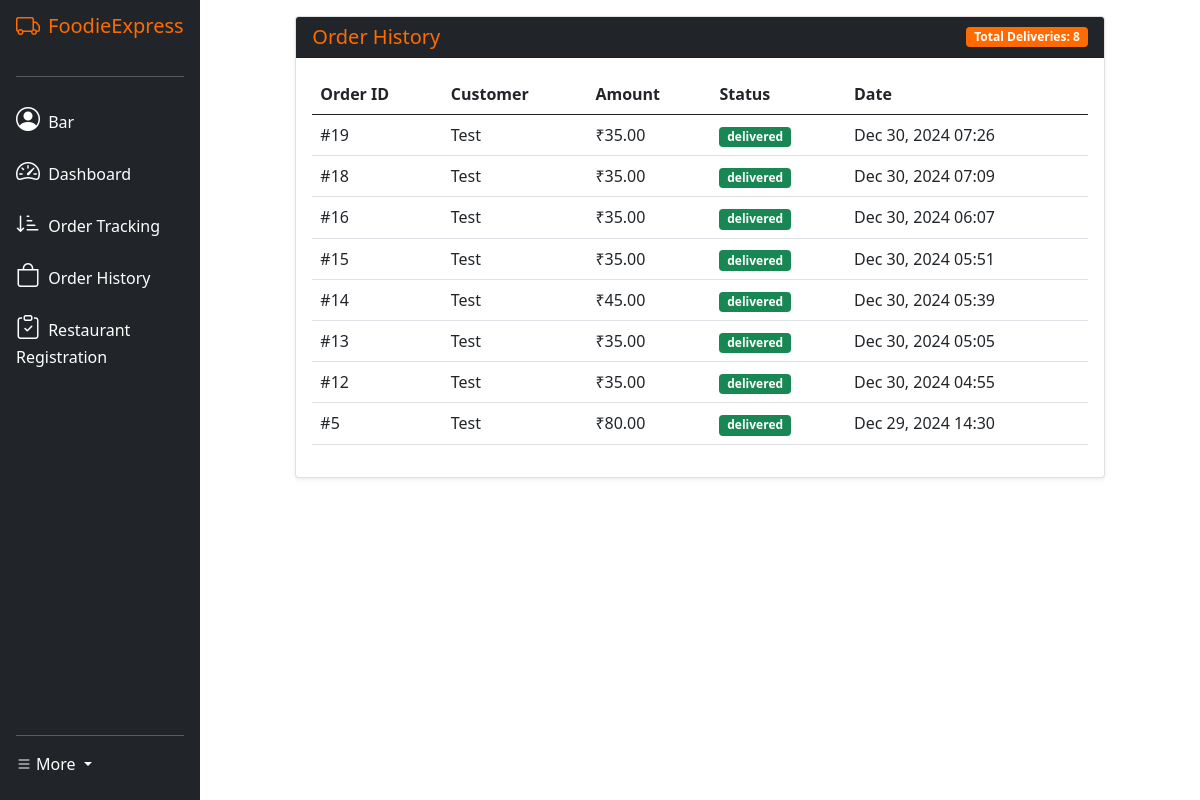
Screenshot of /delivery/orders/ (signed in) with the database file from the repository.
### core/models.py (models this page shows, shortened)
class User(AbstractUser):
    CUSTOMER = 'customer'
    RESTAURANT = 'restaurant'
    DELIVERY_PARTNER = 'delivery_partner'
    USER_TYPE_CHOICES = [
        (CUSTOMER, 'Customer'),
        (RESTAURANT, 'Restaurant'),
        (DELIVERY_PARTNER, 'Delivery Partner'),
    ]
    user_type = models.CharField(max_length=20, choices=USER_TYPE_CHOICES)
    phone_number = models.CharField(max_length=15, unique=True)
    address = models.TextField()
    created_at = models.DateTimeField(auto_now_add=True)
    updated_at = models.DateTimeField(auto_now=True)
    class Meta:
        verbose_name = 'User'
        verbose_name_plural = 'Users'
        ordering = ['-created_at']
        indexes = [
            models.Index(fields=['user_type']),
            models.Index(fields=['phone_number'])
        ]

class DeliveryPartner(models.Model):
    user = models.OneToOneField(User, on_delete=models.CASCADE)
    is_available = models.BooleanField(default=True)
    total_earnings = models.DecimalField(max_digits=10, decimal_places=2, default=0)
    total_deliveries = models.PositiveIntegerField(default=0)
    current_order = models.OneToOneField('Order', on_delete=models.SET_NULL, null=True, blank=True, related_name='current_delivery')
    restaurant = models.ForeignKey(Restaurant, on_delete=models.SET_NULL, null=True, blank=True, related_name='delivery_partners')
    class Meta:
        verbose_name = 'Delivery Partner'
        verbose_name_plural = 'Delivery Partners'
        ordering = ['-total_deliveries']
        indexes = [
            models.Index(fields=['is_available']),
            models.Index(fields=['total_deliveries'])
        ]

class Order(models.Model):
    STATUS_CHOICES = [
        ('received', 'Received'),
        ('active', 'Active'),
        ('picked_up', 'Picked Up'),
        ('delivered', 'Delivered'),
        ('inactive', 'Inactive'),
    ]
    customer = models.ForeignKey(User, on_delete=models.CASCADE, related_name='customer_orders')
    restaurant = models.ForeignKey(Restaurant, on_delete=models.CASCADE, related_name='restaurant_orders')
    delivery_partner = models.ForeignKey(DeliveryPartner, on_delete=models.SET_NULL, null=True, related_name='delivery_orders')
    status = models.CharField(max_length=20, choices=STATUS_CHOICES, default='received')
    total_amount = models.DecimalField(max_digits=10, decimal_places=2)
    delivery_address = models.TextField()
    created_at = models.DateTimeField(auto_now_add=True)
    updated_at = models.DateTimeField(auto_now=True)
    class Meta:
        verbose_name = 'Order'
        verbose_name_plural = 'Orders'
        ordering = ['-created_at']
        indexes = [
            models.Index(fields=['status']),
            models.Index(fields=['created_at']),
            models.Index(fields=['customer', 'status'])
        ]

### core/views.py (the view)
# urls.py: path('delivery/orders/', views.delivery_orders, name='delivery_orders'),
@login_required
def delivery_orders(request):
    if not hasattr(request.user, 'deliverypartner'):
        return redirect('home')
    delivery_partner = request.user.deliverypartner
    completed_orders = delivery_partner.delivery_orders.filter(
        status='delivered'
    ).order_by('-created_at')
    return render(request, 'core/delivery_order.html', {
        'delivery_partner': delivery_partner,
        'completed_orders': completed_orders,
    })

### core/templates/core/delivery_order.html (shortened to what this page needs)
{% extends 'core/layout.html' %}
{% load static %}
{% block body %}
<div class="container-fluid py-3">
    <div class="row justify-content-center">
        <div class="col-md-10">
            <div class="card shadow-sm">
                <div class="card-header bg-dark text-accent d-flex justify-content-between align-items-center">
                    <h5 class="card-title mb-0">Order History</h5>
                    <span class="badge bg-accent" id="totalDeliveries">
                        Total Deliveries: {{ delivery_partner.total_deliveries }}
                    </span>
                </div>
                <div class="card-body">
                    <div class="table-responsive">
                        <table class="table table-hover">
                            <thead>
                                <tr>
                                    <th>Order ID</th>
                                    <th>Customer</th>
                                    <th>Amount</th>
                                    <th>Status</th>
                                    <th>Date</th>
                                </tr>
                            </thead>
                            <tbody id="orderHistoryBody">
                                {% for order in completed_orders %}
                                <tr>
                                    <td>#{{ order.id }}</td>
                                    <td>{{ order.customer.username }}</td>
                                    <td>₹{{ order.total_amount }}</td>
                                    <td><span class="badge bg-success">{{ order.status }}</span></td>
                                    <td>{{ order.created_at|date:"M d, Y H:i" }}</td>
                                </tr>
                                {% endfor %}
                            </tbody>
                        </table>
                    </div>
                </div>
            </div>
        </div>
    </div>
</div>
{% endblock %}

### core/templates/core/layout.html (shortened to what this page needs)
{% load static %}
<!DOCTYPE html>
<html lang="en">
    <head>
        <link href="https://cdn.jsdelivr.net/npm/bootstrap@5.0.2/dist/css/bootstrap.min.css" rel="stylesheet">
        <link href="https://cdn.jsdelivr.net/npm/bootstrap-icons@1.10.0/font/bootstrap-icons.css" rel="stylesheet">
        <link rel="stylesheet" href="https://cdnjs.cloudflare.com/ajax/libs/font-awesome/4.7.0/css/font-awesome.min.css">
        <link href="{% static 'core/styles.css' %}" rel="stylesheet">
    </head>
    <body>
        <div class="sidebar-wrapper">
            <div class="sidebar-content d-flex flex-column align-items-center align-items-sm-start px-3 pt-2 text-white">
                <a href="/" class="d-flex align-items-center pb-3 mb-md-0 me-md-auto text-white text-decoration-none">
                    <i class="bi bi-truck fs-4 me-2 brand-text"></i>
                    <span class="fs-5 d-none d-sm-inline brand-text">FoodieExpress</span>
                </a>
                <hr class="w-100">
                <ul class="nav nav-pills flex-column mb-sm-auto mb-0 align-items-center align-items-sm-start" id="menu">
                    {% if user.is_authenticated %}
                    {% if user.user_type == 'restaurant' %}
                    <li class="nav-item">
                        <a href="{% url 'restaurant_profile' %}" class="nav-link align-middle px-0 text-white">
                            <i class="fs-4 bi bi-shop"></i>
                            <span class="ms-1 d-none d-sm-inline">{{user.username}}</span>
                        </a>
                    </li>
                    <li class="nav-item">
                        <a class="nav-link align-middle px-0 text-white" href="{% url 'restaurant_menu' %}">
                            <i class="fs-4 bi bi-grid-3x3-gap"></i>
                            <span class="ms-1 d-none d-sm-inline">Menu</span>
                        </a>
                    </li>
                    <li class="nav-item">
                        <a class="nav-link align-middle px-0 text-white" href="{% url 'menu_item_add' %}">
                            <i class="fs-4 bi bi-plus-square"></i>
                            <span class="ms-1 d-none d-sm-inline">Add Dish</span>
                        </a>
                    </li>
                    <li class="nav-item">
                        <a class="nav-link align-middle px-0 text-white" href="{% url 'restaurant_dashboard' %}">
                            <i class="fs-4 bi bi-bag"></i>
                            <span class="ms-1 d-none d-sm-inline">Order Dashboard</span>
                        </a>
                    </li>
                    <li class="nav-item">
                        <a href="{% url 'restaurant_order_history' %}" class="nav-link align-middle px-0 text-white">
                            <i class="fs-4 bi bi-card-checklist"></i>
                            <span class="ms-1 d-none d-sm-inline">Order History</span>
                        </a>
                    </li>
                    <li class="nav-item">
                        <a href="{% url 'latest_order_tracking' %}" class="nav-link align-middle px-0 text-white">
                            <i class="fs-4 bi bi-sort-down-alt"></i>
                            <span class="ms-1 d-none d-sm-inline">Order Tracking</span>
                        </a>
                    </li>
                    {% elif user.user_type == 'delivery_partner' %}
                    <li class="nav-item">
                        <a href="{% url 'delivery_profile' %}" class="nav-link align-middle px-0 text-white">
                            <i class="fs-4 bi bi-person-circle"></i>
                            <span class="ms-1 d-none d-sm-inline">{{user.username}}</span>
                        </a>
                    </li>
                    <li class="nav-item">
                        <a class="nav-link align-middle px-0 text-white" href="{% url 'delivery_partner_dashboard' %}">
                            <i class="fs-4 bi bi-speedometer2"></i>
                            <span class="ms-1 d-none d-sm-inline">Dashboard</span>
                        </a>
                    </li>
                    <li class="nav-item">
                        <a href="{% url 'latest_order_tracking' %}" class="nav-link align-middle px-0 text-white">
                            <i class="fs-4 bi bi-sort-down-alt"></i>
                            <span class="ms-1 d-none d-sm-inline">Order Tracking</span>
                        </a>
                    </li>
                    <li class="nav-item">
                        <a href="{% url 'delivery_orders' %}" class="nav-link align-middle px-0 text-white">
                            <i class="fs-4 bi bi-bag"></i>
                            <span class="ms-1 d-none d-sm-inline">Order History</span>
                        </a>
                    </li>
                    <li class="nav-item">
                        <a href="{% url 'delivery_partner_registration' %}" class="nav-link align-middle px-0 text-white">
                            <i class="fs-4 bi bi-clipboard-check"></i>
                            <span class="ms-1 d-none d-sm-inline">Restaurant Registration </span>
                        </a>
                    </li>
                        {% endif %}
                    {% endif %}
                </ul>
                <hr class="w-100">
                <div class="dropdown pb-4">
                    {% if request.user.is_authenticated %}
                        <a href="#" class="d-flex align-items-center text-white text-decoration-none dropdown-toggle" id="dropdown.user1" data-bs-toggle="dropdown" aria-expanded="false">
                            <i class="bi bi-list"></i>
                            <span class="d-none d-sm-inline mx-1">More</span>
                        </a>
                    {% endif %}
                </div>
            </div>
        </div>
        <div class="main-content-wrapper">
            {% block body %}
            {% endblock %}
        </div>
    </body>
</html>

### core/templates/core/layout.html (style rules this page uses)
:root { --accent-color: #ff6b00; }
body { overflow-x: hidden; }
.bg-accent { background-color: #ff6b00; }
.brand-text { color: var(--accent-color) !important; }
.sidebar-wrapper { position: fixed; left: 0; top: 0; bottom: 0; width: 16.66667%; background-color: #212529; z-index: 1000; }
.sidebar-content { height: 100vh; overflow-y: auto; }
.main-content-wrapper { margin-left: 16.66667%; width: calc(100% - 16.66667%); min-height: 100vh; }

### core/templates/core/delivery_order.html (style rules this page uses)
.text-accent { color: #ff6b00; }
.bg-accent { background-color: #ff6b00; }
.badge.bg-accent { color: white; }

### rows the page displays
User: username "Bar"
DeliveryPartner: total_deliveries "8"
Order: id "19", customer.username "Test", total_amount "35.00", status "delivered", created_at "Dec 30, 2024 07:26"
Order: id "18", customer.username "Test", total_amount "35.00", status "delivered", created_at "Dec 30, 2024 07:09"
Order: id "16", customer.username "Test", total_amount "35.00", status "delivered", created_at "Dec 30, 2024 06:07"
Order: id "15", customer.username "Test", total_amount "35.00", status "delivered", created_at "Dec 30, 2024 05:51"
Order: id "14", customer.username "Test", total_amount "45.00", status "delivered", created_at "Dec 30, 2024 05:39"
Order: id "13", customer.username "Test", total_amount "35.00", status "delivered", created_at "Dec 30, 2024 05:05"
Order: id "12", customer.username "Test", total_amount "35.00", status "delivered", created_at "Dec 30, 2024 04:55"
Order: id "5", customer.username "Test", total_amount "80.00", status "delivered", created_at "Dec 29, 2024 14:30"
